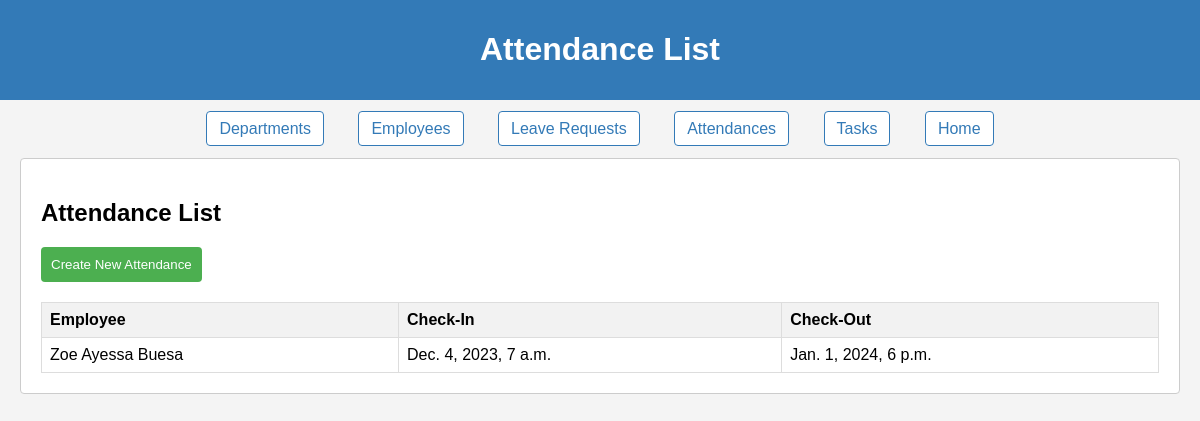
The page /attendances/ on the database its author committed.
### final_app/models.py (models this page shows, shortened)
class BaseModel(models.Model):
    created_at = models.DateTimeField(auto_now_add=True)
    updated_at = models.DateTimeField(auto_now=True)
    class Meta:
        abstract = True

class Attendance(BaseModel):
    employee = models.ForeignKey(Employee, on_delete=models.CASCADE)
    check_in = models.DateTimeField()
    check_out = models.DateTimeField(null=True, blank=True)

class Employee(BaseModel):
    name = models.CharField(max_length=255)
    email = models.EmailField()
    age = models.IntegerField(null=True, blank=True)
    salary = models.DecimalField(max_digits=10, decimal_places=2, null=True, blank=True)
    department = models.ForeignKey(Department, on_delete=models.SET_NULL, null=True, blank=True)
    profile_image = models.ImageField(upload_to='employee_images/', null=True, blank=True)

### final_app/views.py (the view)
# urls.py: path('attendances/', AttendanceListView.as_view(), name='attendance-list'),
class AttendanceListView(ListView):
    model = Attendance
    template_name = 'attendance_list.html'
    context_object_name = 'attendances'

### final_app/templates/attendance_list.html (shortened to what this page needs)
{% extends 'base.html' %}
{% block header_title %}Attendance List{% endblock %}
{% block content %}
    <h2>Attendance List</h2>
    <section class="new-attendance">
        <a href="{% url 'create-attendance' %}">
            <button>Create New Attendance</button>
        </a>
    </section>
    {% if attendances %}
        <table>
            <thead>
                <tr>
                    <th>Employee</th>
                    <th>Check-In</th>
                    <th>Check-Out</th>
                </tr>
            </thead>
            <tbody>
                {% for attendance in attendances %}
                    <tr>
                        <td>{{ attendance.employee.name }}</td>
                        <td>{{ attendance.check_in }}</td>
                        <td>{{ attendance.check_out }}</td>
                    </tr>
                {% endfor %}
            </tbody>
        </table>
    {% else %}
        <p>No attendance records available.</p>
    {% endif %}
{% endblock %}

### final_app/static/css/styles.css (style rules this page uses)
body { font-family: 'Arial', sans-serif; background-color: #f4f4f4; margin: 0; padding: 0; }
table { width: 100%; border-collapse: collapse; margin-top: 20px; }
th, td { border: 1px solid #ddd; padding: 8px; text-align: left; }
th { background-color: #f2f2f2; }
.new-attendance { margin-top: 20px; }
.new-attendance button { padding: 10px; background-color: #4CAF50; color: white; border: none; border-radius: 4px; cursor: pointer; }

### rows shown on the page
Attendance: employee.name "Zoe Ayessa Buesa", check_in "Dec. 4, 2023, 7 a.m.", check_out "Jan. 1, 2024, 6 p.m."
